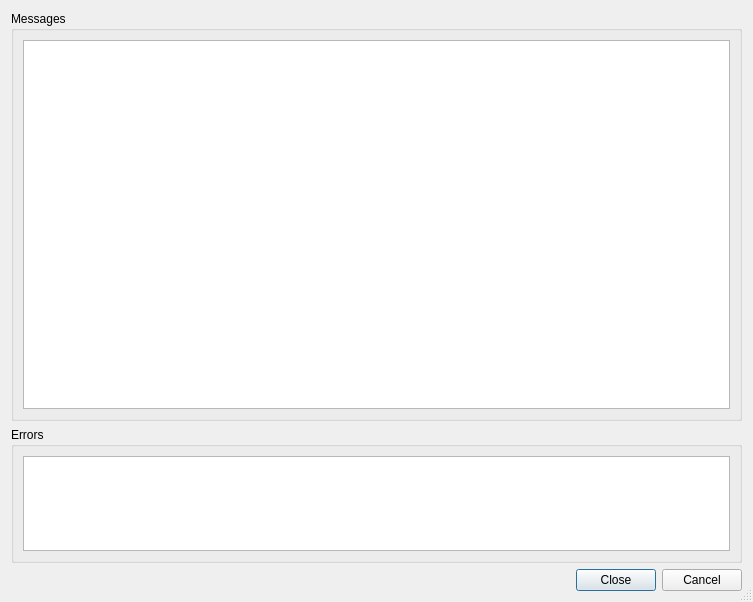
<ui version="4.0" >
 <class>EricdocExecDialog</class>
 <widget class="QDialog" name="EricdocExecDialog" >
  <property name="geometry" >
   <rect>
    <x>0</x>
    <y>0</y>
    <width>753</width>
    <height>602</height>
   </rect>
  </property>
  <property name="windowTitle" >
   <string>Ericdoc</string>
  </property>
  <property name="sizeGripEnabled" >
   <bool>true</bool>
  </property>
  <layout class="QVBoxLayout" name="verticalLayout_3" >
   <item>
    <widget class="QGroupBox" name="messagesGroup" >
     <property name="sizePolicy" >
      <sizepolicy vsizetype="Preferred" hsizetype="Preferred" >
       <horstretch>0</horstretch>
       <verstretch>3</verstretch>
      </sizepolicy>
     </property>
     <property name="title" >
      <string>Messages</string>
     </property>
     <layout class="QVBoxLayout" name="verticalLayout" >
      <item>
       <widget class="QTextBrowser" name="contents" >
        <property name="sizePolicy" >
         <sizepolicy vsizetype="Expanding" hsizetype="Expanding" >
          <horstretch>0</horstretch>
          <verstretch>3</verstretch>
         </sizepolicy>
        </property>
        <property name="whatsThis" >
         <string>&lt;b>Ericdoc Execution&lt;/b>
&lt;p>This shows the output of the Ericdoc generator command.&lt;/p></string>
        </property>
       </widget>
      </item>
     </layout>
    </widget>
   </item>
   <item>
    <widget class="QGroupBox" name="errorGroup" >
     <property name="sizePolicy" >
      <sizepolicy vsizetype="Preferred" hsizetype="Preferred" >
       <horstretch>0</horstretch>
       <verstretch>1</verstretch>
      </sizepolicy>
     </property>
     <property name="title" >
      <string>Errors</string>
     </property>
     <layout class="QVBoxLayout" name="verticalLayout_2" >
      <item>
       <widget class="QTextBrowser" name="errors" >
        <property name="sizePolicy" >
         <sizepolicy vsizetype="Expanding" hsizetype="Expanding" >
          <horstretch>0</horstretch>
          <verstretch>1</verstretch>
         </sizepolicy>
        </property>
        <property name="whatsThis" >
         <string>&lt;b>Ericdoc Execution&lt;/b>
&lt;p>This shows the errors of the Ericdoc generator command.&lt;/p></string>
        </property>
       </widget>
      </item>
     </layout>
    </widget>
   </item>
   <item>
    <widget class="QDialogButtonBox" name="buttonBox" >
     <property name="orientation" >
      <enum>Qt::Horizontal</enum>
     </property>
     <property name="standardButtons" >
      <set>QDialogButtonBox::Cancel|QDialogButtonBox::Close</set>
     </property>
    </widget>
   </item>
  </layout>
 </widget>
 <pixmapfunction>qPixmapFromMimeSource</pixmapfunction>
 <tabstops>
  <tabstop>contents</tabstop>
  <tabstop>errors</tabstop>
  <tabstop>buttonBox</tabstop>
 </tabstops>
 <resources/>
 <connections/>
</ui>
